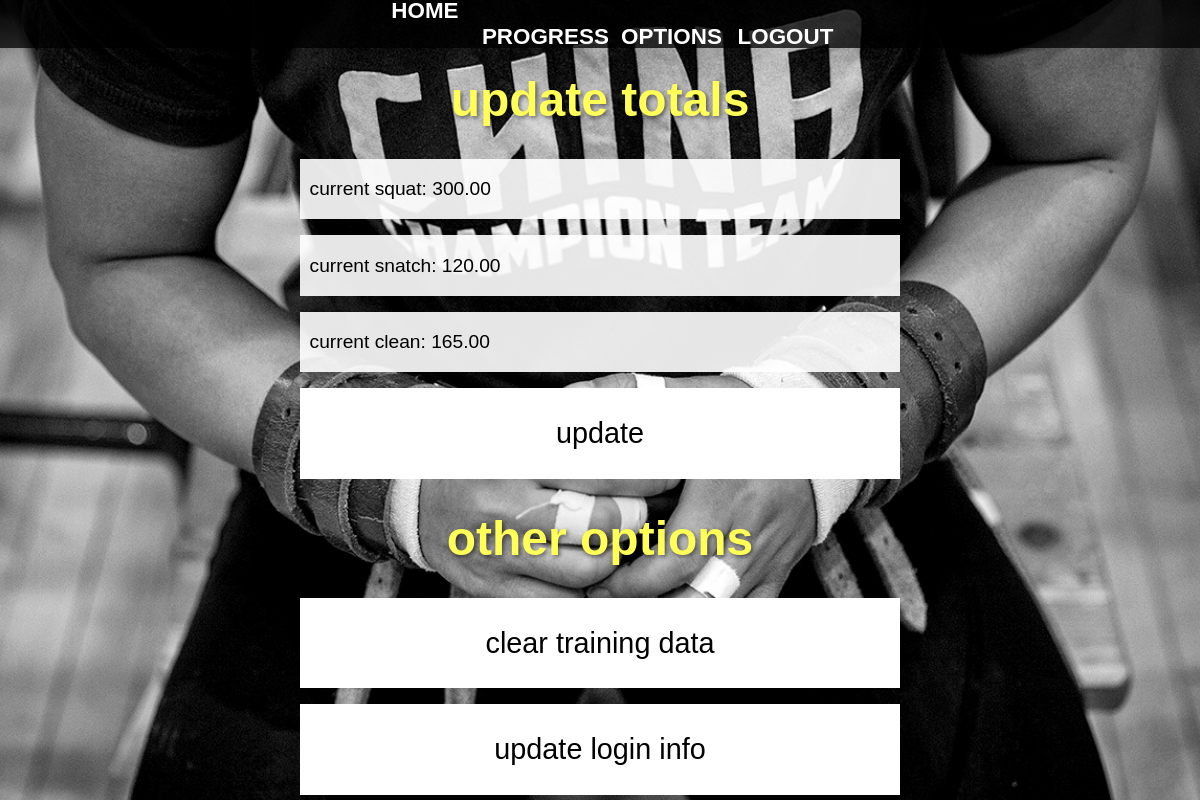
Page /options (signed in) on the earlier database version.
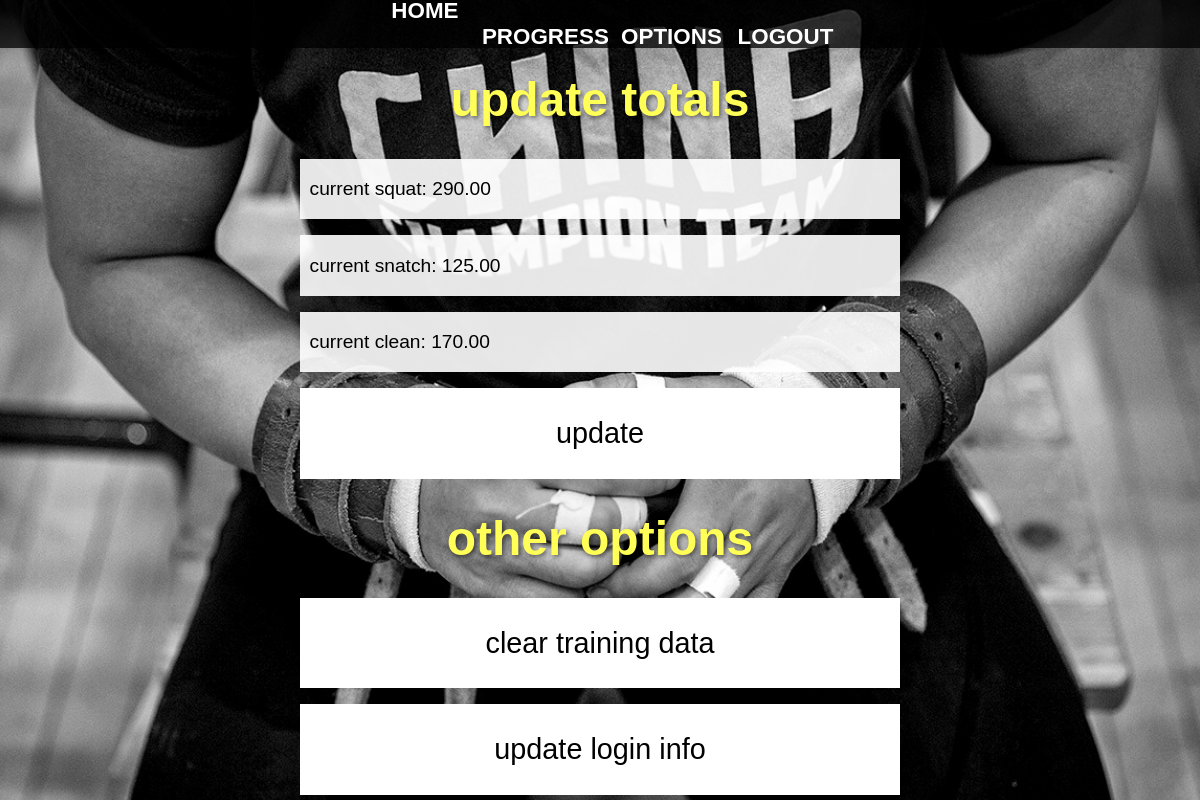
Same page on the later database version.
### website/models.py (models this page shows)
class User(db.Model, UserMixin):
    __tablename__ = "users"
    id = db.Column(db.Integer, primary_key=True)
    email = db.Column(db.String(150), unique=True, nullable=False)
    password = db.Column(db.String(150), nullable=False)
    first_name = db.Column(db.String(150), nullable=False)
    squat_max = db.Column(db.Integer, default=0)
    clean_max = db.Column(db.Integer, default=0)
    snatch_max = db.Column(db.Integer, default=0)
    squat_id = db.Column(db.Integer, default=5)

### website/views.py (the view, shortened to what this page needs)
@views.route("/options", methods=["POST", "GET"])
@login_required
def options():
    return render_template("options.html",
                            user=current_user,
                            squat_max=current_user.squat_max,
                            clean_max=current_user.clean_max,
                            snatch_max=current_user.snatch_max)

### website/__init__.py (called while the page is built)
def make_app():
    app = Flask(__name__)
    app.config['SECRET_KEY'] = "hello"
    app.config['SQLALCHEMY_DATABASE_URI'] = f'sqlite:///{DB_NAME}'
    db.init_app(app)
    from .views import views
    from .auth import auth
    app.register_blueprint(views, url_prefix="/")
    app.register_blueprint(auth, url_prefix="/")
    from .models import User
    create_database(app)
    login_manager = LoginManager()
    login_manager.login_view = "auth.sign_in"
    login_manager.init_app(app)
    @login_manager.user_loader
    def load_user(id):
        return User.query.get(int(id))
    return app

### website/templates/options.html (shortened to what this page needs)
{% extends "base.html" %}
{% block body %}
<h1 class="page-title">update totals</h1>
<container class="totals-container">
    <form class="total-form" method="POST">
        <div class="form-group">
            <input
            autofocus
            type="number"
            id="squat"
            name="squat"
            placeholder="current squat: {{'%.2f'|format(squat_max)}}"
            />
        </div>
        <div class="form-group">
            <input
            type="number"
            id="snatch"
            name="snatch"
            placeholder="current snatch: {{ '%.2f'|format(snatch_max)}}"
            />
        </div>
        <div class="form-group">
            <input
            type="number"
            id="clean"
            name="clean"
            placeholder="current clean: {{'%.2f'|format(clean_max)}}"
            />
        </div>
        <button
            name="update_totals"
            type="submit"
            class="submit-button">
            update
        </button>
    </form>
</container>
<h1 class="page-title">other options</h1>
<container class="options-container">
    <form method="POST">
        <div class="form-group">
            <button
                id="option-button"
                name="clear_data"
                type="submit"
                class="clear-button"
                onclick="clearData()" >
                clear training data
        </div>
        <div class="form-group">
            <button
                id="option-button"
                name="update_login"
                type="submit"
                class="update-login">
                update login info
        </div>
    </form>
</container>
{% endblock %}

### website/templates/base.html (shortened to what this page needs)
<!DOCTYPE html>
<html lang="en">
<head>
    <link rel="stylesheet" href="/static/css/styles.css">
</head>
<body>
  <header>
    <nav>
      <ul>
        <li><a href="/home">home</a></li>
        <li><a href="/options">progress</a></li>
        <li><a href="/options">options</a></li>
        <li><a href="/logout">logout</a></li>
      </ul>
    </nav>
  </header>
    <div class="container">
        {% block body %}
        {% endblock %}
    </div>
</body>
</html>

### website/static/css/styles.css (style rules this page uses)
:root { --nav-color: rgba(0, 0, 0, .75); --accent-color: rgba(255, 255, 87, 1); }
body { min-height: 800px; background-image: url("/static/images/home_bg.jpg"); background-color: black; background-position: center; background-repeat: no-repeat; background-size: cover; font-family: Arial; margin: 0; padding: 0; }
header { text-align: center; position: sticky; top: 0; z-index: 999; width: 100%; height: 2em; margin: 0; }
nav { position: absolute; text-align: left; top: 100%; left: 0; width: 100%; transform: scale(1, 0); transform-origin: top; transition: transform 200ms ease-in-out; margin-bottom: 0; }
nav ul { margin: 0; padding: 0; list-style: none; display: flex; flex-direction: column; }
nav li { width: 100%; background: var(--accent-color); padding: .5em 0; }
nav a { color: black; text-decoration: none; font-size: 1.4rem; font-weight: 600; margin: .5em; text-transform: uppercase; opacity: 0; transition: opacity 100ms ease-in-out; }
@media screen and (min-width: 800px) { header { top: 0; background: var(--nav-color); padding: .5em; display: flex; justify-content: center; } }
@media screen and (min-width: 800px) { nav { all: unset; position: relative; text-align: left; transition: none; transform: scale(1,1); top: initial; left: initial; width: 75vw; display: flex; align-items: center; justify-content: space-around; } }
@media screen and (min-width: 800px) { nav ul { display: flex; flex-direction: row; justify-content: space-around; } }
@media screen and (min-width: 800px) { nav li { margin-bottom: 0; background: none; text-align: center; } }
@media screen and (min-width: 800px) { nav a { opacity: 1; position: relative; color: white; } }
@media screen and (min-width: 800px) { nav a::before { content: ''; display: block; height: 5px; background: var(--hover-color); position: absolute; bottom: -.5em; left: 0; right: 0; transform: scale(0, 1); transform-origin: left; transition: transform ease-in-out 150ms; } }
.container { margin: 0; padding: 0; width: 100%; }
.page-title { text-align: center; font-size: 3em; color: var(--accent-color); text-decoration: none; font-weight: 600; margin: .5em; text-shadow: 2px 2px 4px rgba(0,0,0,.5); }
form { margin: 0 auto; }
button { width: 75vw; background: rgba(255, 255, 255, .9); margin: .25em auto; font-size: 1.6em; font-weight: 400; padding: .5em 0; border-radius: none; border: none; }
@media screen and (min-width: 800px) { button { width: 50vw; font-size: 1.8em; padding: 1em 0; } }
.totals-container { margin: 0; padding: 0; display: flex; flex-direction: column; }
.total-form { text-decoration: none; }
input { width: 100%; padding: 1em 0; margin: 8px auto; border:none; outline: none; background-color: rgba(255, 255, 255, .9); text-indent: .5em; font-size: 1.2em; }
input::placeholder { color: black; }
.submit-button { margin: 8px auto; background-color: white; border: none; color: black; }
.options-container { margin: 0; padding: 0; width: 100%; display: flex; flex-direction: column; }
#option-button { margin: 8px auto; background-color: white; border: none; color: black; }
@media screen and (min-width: 800px) { .totals-container, .options-container { width: 50vw; margin: 0 auto; } }

Differences in the rows shown:
changed User: squat "current squat: 300.00" → "current squat: 290.00"
Other differences:
form field snatch: "current snatch: 120.00" → "current snatch: 125.00"
form field clean: "current clean: 165.00" → "current clean: 170.00"
